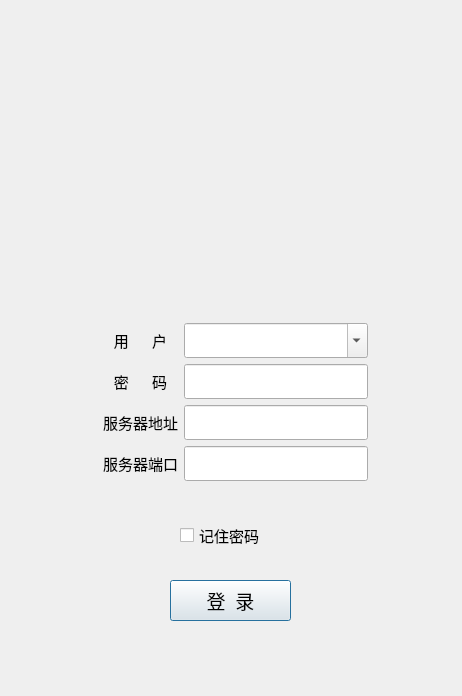
<?xml version="1.0" encoding="UTF-8"?>
<ui version="4.0">
 <class>Dialog_Login</class>
 <widget class="QDialog" name="Dialog_Login">
  <property name="windowModality">
   <enum>Qt::WindowModal</enum>
  </property>
  <property name="geometry">
   <rect>
    <x>0</x>
    <y>0</y>
    <width>462</width>
    <height>696</height>
   </rect>
  </property>
  <property name="minimumSize">
   <size>
    <width>462</width>
    <height>696</height>
   </size>
  </property>
  <property name="maximumSize">
   <size>
    <width>462</width>
    <height>696</height>
   </size>
  </property>
  <property name="windowTitle">
   <string>欢迎</string>
  </property>
  <property name="windowIcon">
   <iconset resource="source/OT.qrc">
    <normaloff>:/pic/main.png</normaloff>:/pic/main.png</iconset>
  </property>
  <property name="layoutDirection">
   <enum>Qt::LeftToRight</enum>
  </property>
  <property name="autoFillBackground">
   <bool>true</bool>
  </property>
  <property name="styleSheet">
   <string notr="true"/>
  </property>
  <property name="modal">
   <bool>true</bool>
  </property>
  <widget class="QPushButton" name="pushButton_Login">
   <property name="geometry">
    <rect>
     <x>170</x>
     <y>580</y>
     <width>121</width>
     <height>41</height>
    </rect>
   </property>
   <property name="font">
    <font>
     <family>微软雅黑</family>
     <pointsize>14</pointsize>
    </font>
   </property>
   <property name="text">
    <string>登  录</string>
   </property>
  </widget>
  <widget class="QListWidget" name="listWidget">
   <property name="geometry">
    <rect>
     <x>-670</x>
     <y>180</y>
     <width>256</width>
     <height>192</height>
    </rect>
   </property>
  </widget>
  <widget class="QCheckBox" name="checkBox">
   <property name="geometry">
    <rect>
     <x>180</x>
     <y>510</y>
     <width>120</width>
     <height>50</height>
    </rect>
   </property>
   <property name="minimumSize">
    <size>
     <width>120</width>
     <height>50</height>
    </size>
   </property>
   <property name="font">
    <font>
     <family>Algerian</family>
     <pointsize>11</pointsize>
    </font>
   </property>
   <property name="text">
    <string>记住密码</string>
   </property>
  </widget>
  <widget class="QWidget" name="layoutWidget">
   <property name="geometry">
    <rect>
     <x>100</x>
     <y>320</y>
     <width>271</width>
     <height>167</height>
    </rect>
   </property>
   <layout class="QGridLayout" name="gridLayout">
    <property name="leftMargin">
     <number>3</number>
    </property>
    <property name="topMargin">
     <number>3</number>
    </property>
    <property name="rightMargin">
     <number>3</number>
    </property>
    <property name="bottomMargin">
     <number>3</number>
    </property>
    <item row="0" column="0">
     <widget class="QLabel" name="Label">
      <property name="font">
       <font>
        <family>宋体</family>
        <pointsize>11</pointsize>
       </font>
      </property>
      <property name="text">
       <string>用      户</string>
      </property>
      <property name="alignment">
       <set>Qt::AlignCenter</set>
      </property>
     </widget>
    </item>
    <item row="0" column="1">
     <widget class="QComboBox" name="comboBox_Name">
      <property name="minimumSize">
       <size>
        <width>0</width>
        <height>35</height>
       </size>
      </property>
      <property name="font">
       <font>
        <family>宋体</family>
        <pointsize>12</pointsize>
       </font>
      </property>
      <property name="editable">
       <bool>true</bool>
      </property>
     </widget>
    </item>
    <item row="1" column="0">
     <widget class="QLabel" name="Label_2">
      <property name="font">
       <font>
        <family>宋体</family>
        <pointsize>11</pointsize>
       </font>
      </property>
      <property name="text">
       <string>密      码</string>
      </property>
      <property name="alignment">
       <set>Qt::AlignCenter</set>
      </property>
     </widget>
    </item>
    <item row="1" column="1">
     <widget class="QLineEdit" name="LineEdit_Password">
      <property name="minimumSize">
       <size>
        <width>0</width>
        <height>35</height>
       </size>
      </property>
      <property name="font">
       <font>
        <family>宋体</family>
        <pointsize>12</pointsize>
       </font>
      </property>
     </widget>
    </item>
    <item row="2" column="0">
     <widget class="QLabel" name="Label_3">
      <property name="font">
       <font>
        <family>宋体</family>
        <pointsize>11</pointsize>
       </font>
      </property>
      <property name="text">
       <string>服务器地址</string>
      </property>
      <property name="alignment">
       <set>Qt::AlignCenter</set>
      </property>
     </widget>
    </item>
    <item row="2" column="1">
     <widget class="QLineEdit" name="LineEdit_ServerIP">
      <property name="minimumSize">
       <size>
        <width>0</width>
        <height>35</height>
       </size>
      </property>
     </widget>
    </item>
    <item row="3" column="0">
     <widget class="QLabel" name="Label_ServerPort">
      <property name="font">
       <font>
        <family>宋体</family>
        <pointsize>11</pointsize>
       </font>
      </property>
      <property name="text">
       <string>服务器端口</string>
      </property>
      <property name="alignment">
       <set>Qt::AlignCenter</set>
      </property>
     </widget>
    </item>
    <item row="3" column="1">
     <widget class="QLineEdit" name="LineEdit_ServerPort">
      <property name="minimumSize">
       <size>
        <width>0</width>
        <height>35</height>
       </size>
      </property>
     </widget>
    </item>
   </layout>
  </widget>
  <widget class="QLabel" name="label">
   <property name="geometry">
    <rect>
     <x>-6</x>
     <y>0</y>
     <width>471</width>
     <height>696</height>
    </rect>
   </property>
   <property name="minimumSize">
    <size>
     <width>465</width>
     <height>696</height>
    </size>
   </property>
   <property name="maximumSize">
    <size>
     <width>490</width>
     <height>696</height>
    </size>
   </property>
   <property name="styleSheet">
    <string notr="true">background-image: url(:/pic/login.png);</string>
   </property>
   <property name="text">
    <string/>
   </property>
  </widget>
  <zorder>label</zorder>
  <zorder>pushButton_Login</zorder>
  <zorder>listWidget</zorder>
  <zorder>checkBox</zorder>
  <zorder>layoutWidget</zorder>
 </widget>
 <resources>
  <include location="source/OT.qrc"/>
 </resources>
 <connections/>
</ui>
